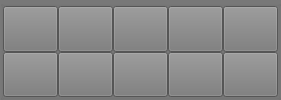
           <widget class="QGroupBox" name="init_box">
            <property name="sizePolicy">
             <sizepolicy hsizetype="Expanding" vsizetype="Expanding">
              <horstretch>0</horstretch>
              <verstretch>0</verstretch>
             </sizepolicy>
            </property>
            <property name="styleSheet">
             <string notr="true">background-color: rgb(120, 120, 120);
border-color: rgb(100, 100, 100);</string>
            </property>
            <property name="title">
             <string/>
            </property>
            <property name="flat">
             <bool>true</bool>
            </property>
            <property name="checkable">
             <bool>false</bool>
            </property>
            <property name="checked">
             <bool>false</bool>
            </property>
            <layout class="QGridLayout" name="gridLayout_3">
             <property name="leftMargin">
              <number>0</number>
             </property>
             <property name="topMargin">
              <number>0</number>
             </property>
             <property name="rightMargin">
              <number>0</number>
             </property>
             <property name="bottomMargin">
              <number>0</number>
             </property>
             <property name="spacing">
              <number>0</number>
             </property>
             <item row="2" column="2">
              <widget class="QPushButton" name="reset_btn">
               <property name="sizePolicy">
                <sizepolicy hsizetype="Expanding" vsizetype="Expanding">
                 <horstretch>0</horstretch>
                 <verstretch>0</verstretch>
                </sizepolicy>
               </property>
               <property name="font">
                <font>
                 <family>Times New Roman</family>
                 <pointsize>12</pointsize>
                </font>
               </property>
               <property name="toolTip">
                <string>reset</string>
               </property>
               <property name="styleSheet">
                <string notr="true">background-color: rgb(120, 120, 120);
image: url(:/init/体质辨别-重新测试.png);</string>
               </property>
               <property name="text">
                <string/>
               </property>
              </widget>
             </item>
             <item row="0" column="1">
              <widget class="QPushButton" name="connect_btn">
               <property name="sizePolicy">
                <sizepolicy hsizetype="Expanding" vsizetype="Expanding">
                 <horstretch>0</horstretch>
                 <verstretch>0</verstretch>
                </sizepolicy>
               </property>
               <property name="font">
                <font>
                 <family>Times New Roman</family>
                 <pointsize>12</pointsize>
                </font>
               </property>
               <property name="toolTip">
                <string>connect to NDI tracker</string>
               </property>
               <property name="styleSheet">
                <string notr="true">background-color: rgb(120, 120, 120);
image: url(:/init/连接 (1).png);</string>
               </property>
               <property name="text">
                <string/>
               </property>
               <property name="checkable">
                <bool>true</bool>
               </property>
              </widget>
             </item>
             <item row="2" column="1">
              <widget class="QPushButton" name="undo_btn">
               <property name="sizePolicy">
                <sizepolicy hsizetype="Expanding" vsizetype="Expanding">
                 <horstretch>0</horstretch>
                 <verstretch>0</verstretch>
                </sizepolicy>
               </property>
               <property name="font">
                <font>
                 <family>Times New Roman</family>
                 <pointsize>12</pointsize>
                 <bold>false</bold>
                </font>
               </property>
               <property name="toolTip">
                <string>undo</string>
               </property>
               <property name="styleSheet">
                <string notr="true">background-color: rgb(120, 120, 120);
image: url(:/init/撤回.png);</string>
               </property>
               <property name="text">
                <string/>
               </property>
              </widget>
             </item>
             <item row="0" column="2">
              <widget class="QPushButton" name="registration_btn">
               <property name="sizePolicy">
                <sizepolicy hsizetype="Expanding" vsizetype="Expanding">
                 <horstretch>0</horstretch>
                 <verstretch>0</verstretch>
                </sizepolicy>
               </property>
               <property name="font">
                <font>
                 <family>Times New Roman</family>
                 <pointsize>12</pointsize>
                </font>
               </property>
               <property name="toolTip">
                <string>registration</string>
               </property>
               <property name="styleSheet">
                <string notr="true">background-color: rgb(120, 120, 120);
image: url(:/init/标定.png);</string>
               </property>
               <property name="text">
                <string/>
               </property>
               <property name="checkable">
                <bool>true</bool>
               </property>
               <property name="checked">
                <bool>false</bool>
               </property>
              </widget>
             </item>
             <item row="0" column="3">
              <widget class="QPushButton" name="callibration_btn">
               <property name="sizePolicy">
                <sizepolicy hsizetype="Expanding" vsizetype="Expanding">
                 <horstretch>0</horstretch>
                 <verstretch>0</verstretch>
                </sizepolicy>
               </property>
               <property name="font">
                <font>
                 <family>Times New Roman</family>
                 <pointsize>12</pointsize>
                </font>
               </property>
               <property name="toolTip">
                <string>callibration</string>
               </property>
               <property name="styleSheet">
                <string notr="true">background-color: rgb(120, 120, 120);
image: url(:/init/anzhuangguanli.png);
</string>
               </property>
               <property name="text">
                <string/>
               </property>
               <property name="checkable">
                <bool>true</bool>
               </property>
               <property name="autoDefault">
                <bool>false</bool>
               </property>
               <property name="default">
                <bool>false</bool>
               </property>
              </widget>
             </item>
             <item row="0" column="4">
              <widget class="QPushButton" name="robotics_btn">
               <property name="sizePolicy">
                <sizepolicy hsizetype="Expanding" vsizetype="Expanding">
                 <horstretch>0</horstretch>
                 <verstretch>0</verstretch>
                </sizepolicy>
               </property>
               <property name="font">
                <font>
                 <family>Times New Roman</family>
                 <pointsize>12</pointsize>
                </font>
               </property>
               <property name="toolTip">
                <string>connect to robotics</string>
               </property>
               <property name="styleSheet">
                <string notr="true">background-color: rgb(120, 120, 120);
image: url(:/init/冷金属过渡焊接（CMT）0.png);</string>
               </property>
               <property name="text">
                <string/>
               </property>
               <property name="checkable">
                <bool>true</bool>
               </property>
              </widget>
             </item>
             <item row="0" column="5">
              <widget class="QPushButton" name="location_btn">
               <property name="sizePolicy">
                <sizepolicy hsizetype="Expanding" vsizetype="Expanding">
                 <horstretch>0</horstretch>
                 <verstretch>0</verstretch>
                </sizepolicy>
               </property>
               <property name="font">
                <font>
                 <family>Times New Roman</family>
                 <pointsize>12</pointsize>
                </font>
               </property>
               <property name="toolTip">
                <string>localization</string>
               </property>
               <property name="styleSheet">
                <string notr="true">background-color: rgb(120, 120, 120);
image: url(:/init/_定位小.png);</string>
               </property>
               <property name="text">
                <string/>
               </property>
               <property name="checkable">
                <bool>true</bool>
               </property>
              </widget>
             </item>
             <item row="2" column="3">
              <widget class="QPushButton" name="measure_btn">
               <property name="sizePolicy">
                <sizepolicy hsizetype="Expanding" vsizetype="Expanding">
                 <horstretch>0</horstretch>
                 <verstretch>0</verstretch>
                </sizepolicy>
               </property>
               <property name="font">
                <font>
                 <family>Times New Roman</family>
                 <pointsize>12</pointsize>
                </font>
               </property>
               <property name="toolTip">
                <string>measure</string>
               </property>
               <property name="styleSheet">
                <string notr="true">background-color: rgb(120, 120, 120);
image: url(:/init/测长度.png);</string>
               </property>
               <property name="text">
                <string/>
               </property>
              </widget>
             </item>
             <item row="2" column="4">
              <widget class="QPushButton" name="show3d_btn">
               <property name="sizePolicy">
                <sizepolicy hsizetype="Expanding" vsizetype="Expanding">
                 <horstretch>0</horstretch>
                 <verstretch>0</verstretch>
                </sizepolicy>
               </property>
               <property name="font">
                <font>
                 <family>Times New Roman</family>
                 <pointsize>12</pointsize>
                </font>
               </property>
               <property name="toolTip">
                <string>show 3D models</string>
               </property>
               <property name="styleSheet">
                <string notr="true">background-color: rgb(120, 120, 120);
image: url(:/init/3D.png);</string>
               </property>
               <property name="text">
                <string/>
               </property>
              </widget>
             </item>
             <item row="2" column="5">
              <widget class="QPushButton" name="project_btn">
               <property name="sizePolicy">
                <sizepolicy hsizetype="Expanding" vsizetype="Expanding">
                 <horstretch>0</horstretch>
                 <verstretch>0</verstretch>
                </sizepolicy>
               </property>
               <property name="font">
                <font>
                 <family>Times New Roman</family>
                 <pointsize>12</pointsize>
                </font>
               </property>
               <property name="toolTip">
                <string>projection</string>
               </property>
               <property name="styleSheet">
                <string notr="true">background-color: rgb(120, 120, 120);
image: url(:/init/切片2.png);</string>
               </property>
               <property name="text">
                <string/>
               </property>
               <property name="checkable">
                <bool>true</bool>
               </property>
              </widget>
             </item>
            </layout>
           </widget>
